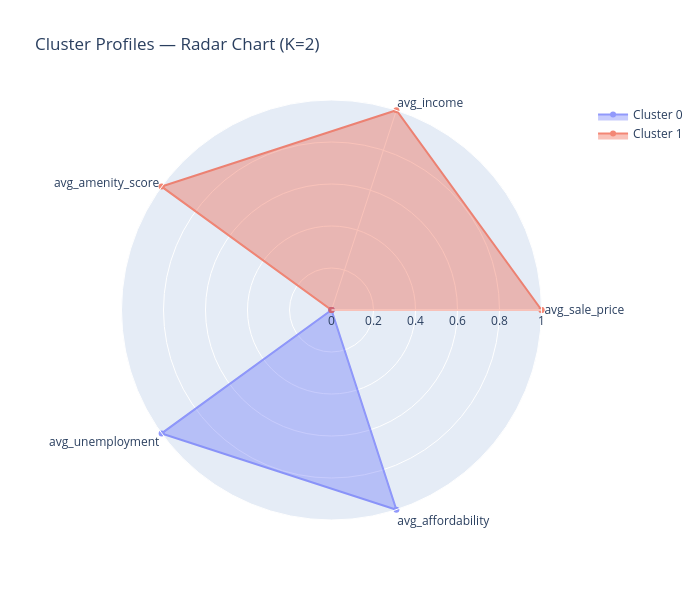

Source (notebook cell):
### Code cell
# Radar chart
metrics  = ["avg_sale_price", "avg_income", "avg_amenity_score", "avg_unemployment", "avg_affordability"]
radar_df = cluster_profile[["cluster"] + metrics].copy()
for m in metrics:
    col_min, col_max = radar_df[m].min(), radar_df[m].max()
    if col_max > col_min:
        radar_df[m] = (radar_df[m] - col_min) / (col_max - col_min)

fig = go.Figure()
for _, row in radar_df.iterrows():
    fig.add_trace(go.Scatterpolar(
        r=[row[m] for m in metrics] + [row[metrics[0]]],
        theta=metrics + [metrics[0]],
        fill="toself", name=f"Cluster {int(row['cluster'])}", opacity=0.7
    ))
fig.update_layout(
    polar=dict(radialaxis=dict(visible=True, range=[0, 1])),
    title=f"Cluster Profiles — Radar Chart (K={OPTIMAL_K})",
    width=700, height=600
)
fig.write_html("cluster_radar.html")
fig.show()
print(" Radar chart saved")

### Figure 1 — Plotly figure (JSON) as saved in the notebook; plotly's stock layout.template omitted (floating-point values rounded to 4 significant figures)
{"data": [{"fill": "toself", "name": "Cluster 0", "opacity": 0.7, "r": [0, 0, 0, 1, 1, 0], "theta": ["avg_sale_price", "avg_income", "avg_amenity_score", "avg_unemployment", "avg_affordability", "avg_sale_price"], "type": "scatterpolar"}, {"fill": "toself", "name": "Cluster 1", "opacity": 0.7, "r": [1, 1, 1, 0, 0, 1], "theta": ["avg_sale_price", "avg_income", "avg_amenity_score", "avg_unemployment", "avg_affordability", "avg_sale_price"], "type": "scatterpolar"}], "layout": {"height": 600, "polar": {"radialaxis": {"range": [0, 1], "visible": true}}, "title": {"text": "Cluster Profiles — Radar Chart (K=2)"}, "width": 700}}
